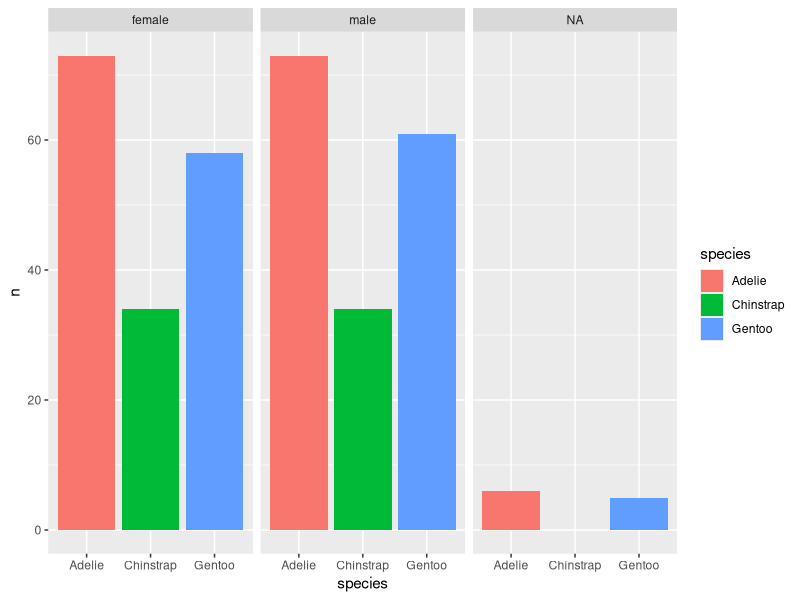
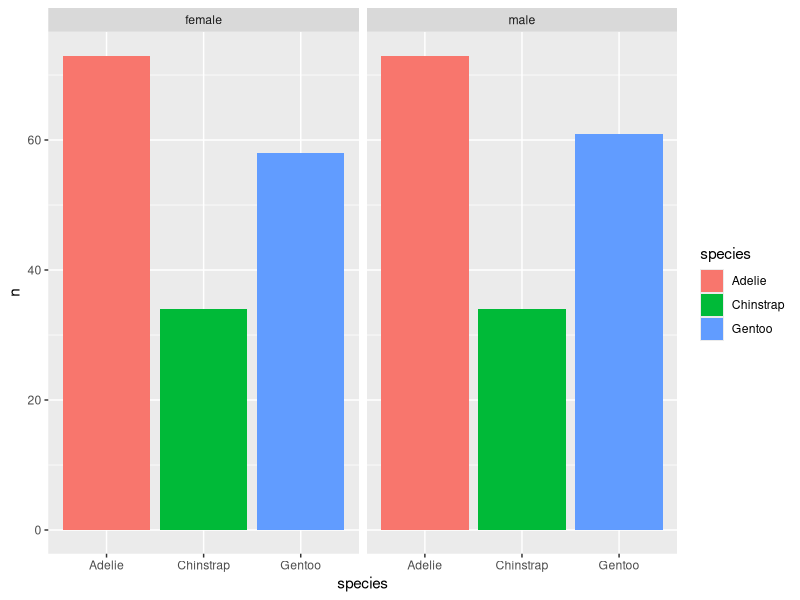

Generate these figures, in order, with R:
## ---- chunk 1
knitr::opts_chunk$set(echo = TRUE)
## ---- chunk 2
#load tidyr up
library(tidyverse)
library(tidyr)
library(dplyr)
#example dataset
library(palmerpenguins)
data(penguins)
## ---- chunk 3

#Slicing the data
penguins%>%
  slice(1:12)

#Dropping based on sex
penguins%>%
  slice(1:12) %>%
  drop_na(sex)

## ---- chunk 4
#Dropping all Na variables
penguins%>%
  slice(1:12) %>%
  drop_na()

## ---- chunk 5

#Using in graph pipe 
library(ggplot2)

#Keeping the NA values of sex within the graphical display
penguins %>%
  count(sex, species) %>%
  ggplot() + geom_col(aes(x = species, y = n, fill = species)) + 
  facet_wrap(~sex) 

#Removing the NA values of sex within the graphical display
penguins %>%
  drop_na() %>%
  count(sex, species) %>%
  ggplot() + geom_col(aes(x = species, y = n, fill = species)) +
  facet_wrap(~sex) 

